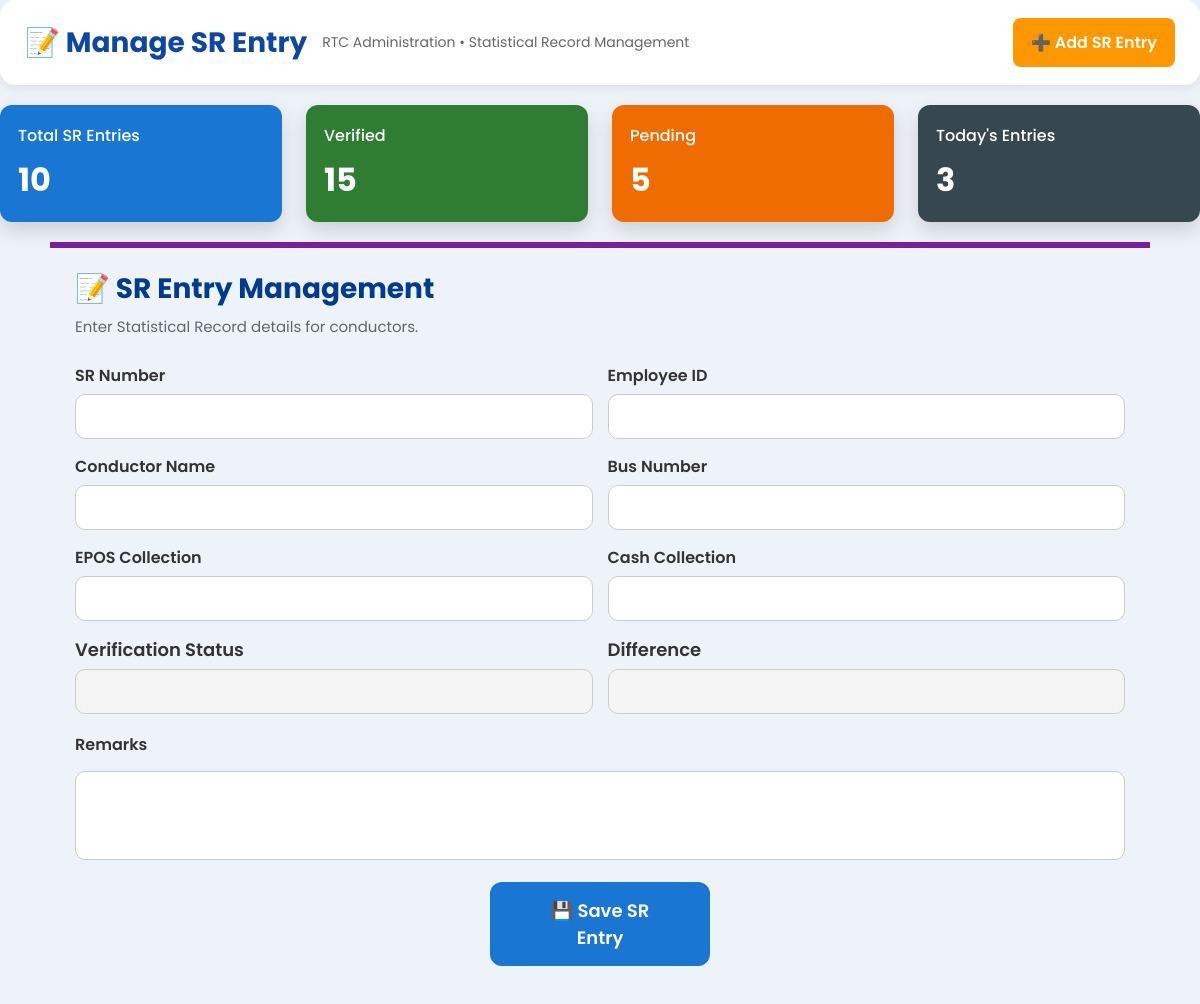
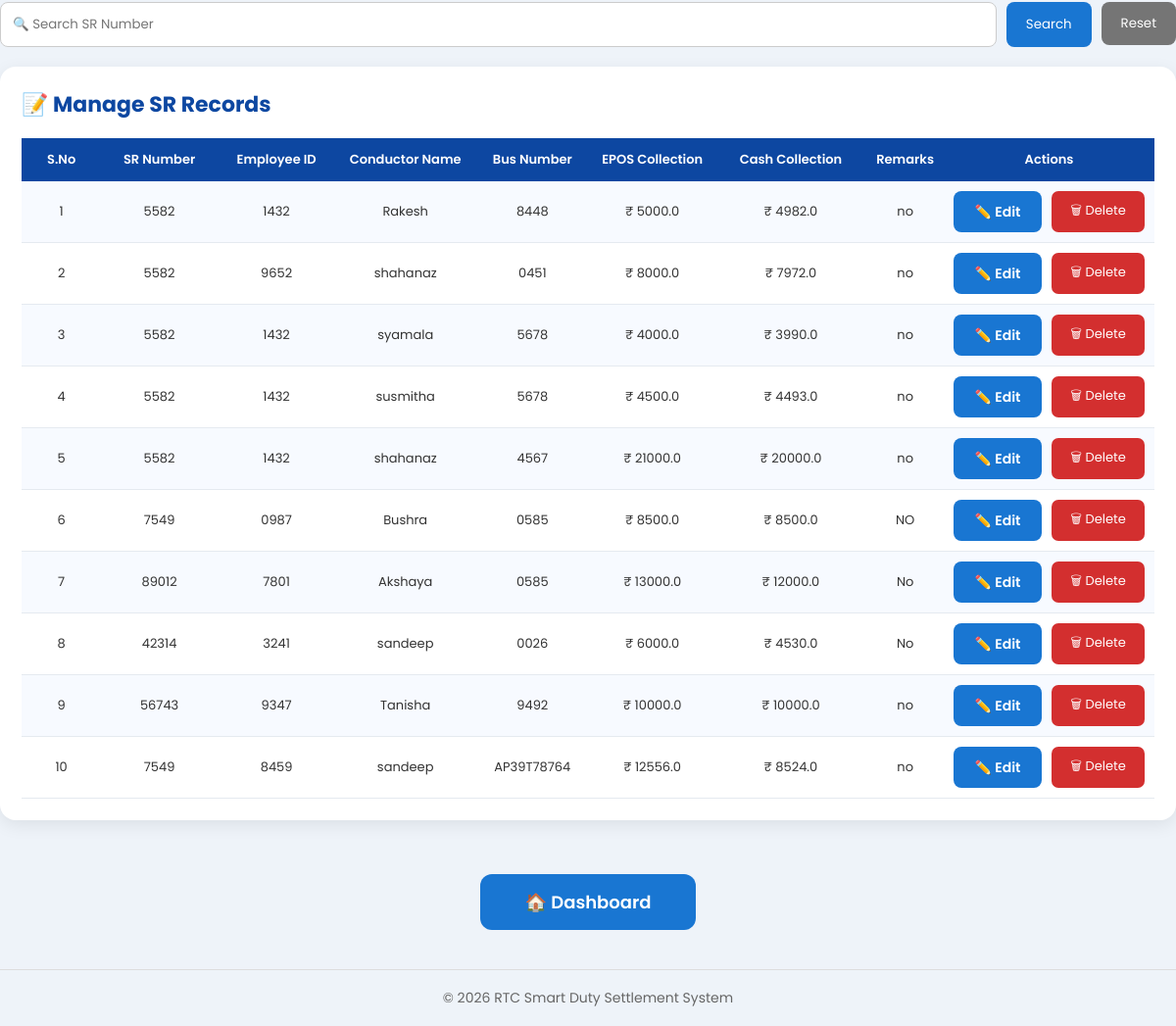
The app's page /sr with its own data (2 pictures, top to bottom).
### tables this page shows
CREATE TABLE sr(
    id INTEGER PRIMARY KEY AUTOINCREMENT,
    sr_number TEXT NOT NULL,
    employee_id TEXT NOT NULL,
    conductor_name TEXT NOT NULL,
    bus_number TEXT NOT NULL,
    epos_collection REAL NOT NULL,
    cash_collection REAL NOT NULL,
    remarks TEXT
);

### app.py (the view)
@app.route("/sr")
def sr():
    conn = get_db()
    cursor = conn.cursor()
    cursor.execute("""
        SELECT *
        FROM sr
        ORDER BY id DESC
    """)
    sr_records = cursor.fetchall()
    conn.close()
    return render_template(
        "sr.html",
        sr_records=sr_records
    )

### app.py (called while the page is built)
def get_db():
    conn = sqlite3.connect(
        "database.db",
        timeout=30,
        check_same_thread=False
    )
    conn.row_factory = sqlite3.Row
    conn.execute("PRAGMA journal_mode=WAL")
    conn.execute("PRAGMA busy_timeout=30000")
    return conn

### templates/sr.html (shortened to what this page needs)
<!DOCTYPE html>
<html lang="en">
<head>
    <link rel="stylesheet" href="{{ url_for('static', filename='style.css') }}">
</head>
<body>
<div class="header">
    <div class="header-left">
        <h1>📝 Manage SR Entry</h1>
        <p>RTC Administration • Statistical Record Management</p>
    </div>
    <div class="header-right">
        <a href="#srForm" class="add-btn">
            ➕ Add SR Entry
        </a>
    </div>
</div>
<div class="summary-grid">
    <div class="summary-card blue">
        <h4>Total SR Entries</h4>
        <h2>{{ sr_records|length }}</h2>
    </div>
    <div class="summary-card green">
        <h4>Verified</h4>
        <h2>15</h2>
    </div>
    <div class="summary-card orange">
        <h4>Pending</h4>
        <h2>5</h2>
    </div>
    <div class="summary-card dark">
        <h4>Today's Entries</h4>
        <h2>3</h2>
    </div>
</div>
<div class="form-card" id="srForm">
    <div class="section-header">
        <div>
            <h2>📝 SR Entry Management</h2>
            <p>Enter Statistical Record details for conductors.</p>
        </div>
    </div>
    <form action="/save_sr" method="POST">
        <div class="form-grid">
            <div>
                <label>SR Number</label>
                <input type="text" name="sr_number" required>
            </div>
            <div>
                <label>Employee ID</label>
                <input type="text" name="employee_id" required>
            </div>
            <div>
                <label>Conductor Name</label>
                <input type="text" name="conductor_name" required>
            </div>
            <div>
                <label>Bus Number</label>
                <input type="text" name="bus_number" required>
            </div>
            <div>
                <label>EPOS Collection</label>
                <input type="number" name="epos_collection" required>
            </div>
            <div>
                <label>Cash Collection</label>
                <input type="number" name="cash_collection" required>
            </div>
            <div class="form-group">
    <label>Verification Status</label>
    <input
        type="text"
        id="verification"
        readonly
        style="background:#f5f5f5;font-weight:bold;"
    >
</div>
<div class="form-group">
    <label>Difference</label>
    <input
        type="text"
        id="difference"
        readonly
        style="background:#f5f5f5;font-weight:bold;"
    >
</div>
        </div>
        <div style="margin-top:18px;">
            <label>Remarks</label>
            <textarea
                name="remarks"
                rows="3"
                style="width:100%;
                padding:12px;
                border:1px solid #ccc;
                border-radius:10px;
                resize:none;"></textarea>
        </div>
        <button type="submit" class="save-btn">
            💾 Save SR Entry
        </button>
    </form>
</div>
<div class="search-panel">
    <form action="/search_sr" method="GET" style="display:flex;width:100%;gap:10px;">
        <input
            type="text"
            name="sr_number"
            placeholder="🔍 Search SR Number">
        <button type="submit" class="search-btn">
            Search
        </button>
        <a href="/sr">
            <button type="button" class="reset-btn">
                Reset
            </button>
        </a>
    </form>
</div>
<div class="table-card">
    <h2>📝 Manage SR Records</h2>
    <table>
        <tr>
            <th>S.No</th>
            <th>SR Number</th>
            <th>Employee ID</th>
            <th>Conductor Name</th>
            <th>Bus Number</th>
            <th>EPOS Collection</th>
            <th>Cash Collection</th>
            <th>Remarks</th>
            <th>Actions</th>
        </tr>
        {% for sr in sr_records %}
        <tr>
            <td>{{ loop.index }}</td>
            <td>{{ sr[1] }}</td>
            <td>{{ sr[2] }}</td>
            <td>{{ sr[3] }}</td>
            <td>{{ sr[4] }}</td>
            <td class="cash-value">
                ₹ {{ sr[5] }}
            </td>
            <td class="cash-value">
                ₹ {{ sr[6] }}
            </td>
            <td class="remarks">
                {{ sr[7] }}
            </td>
            <td>
                <div class="action-buttons">
                    <a href="/edit_sr/{{ sr[0] }}" class="edit-btn">
                        ✏️ Edit
                    </a>
                    <a href="/delete_sr/{{ sr[0] }}"
                       class="delete-btn"
                       onclick="return confirm('Delete this SR Record?')">
                        🗑 Delete
                    </a>
                </div>
            </td>
        </tr>
        {% endfor %}
    </table>
</div>
<div class="report-buttons">
    <a href="/dashboard" class="save-btn">
        🏠 Dashboard
    </a>
</div>
<footer class="footer">
    © 2026 RTC Smart Duty Settlement System
</footer>
</body>
</html>

### records on screen
sr: sr_number "5582", employee "1432", conductor_name "Rakesh", bus_number "8448", epos_collection "5000.0", cash_collection "4982.0", remarks "no"
sr: sr_number "5582", employee "9652", conductor_name "shahanaz", bus_number "0451", epos_collection "8000.0", cash_collection "7972.0", remarks "no"
sr: sr_number "5582", employee "1432", conductor_name "syamala", bus_number "5678", epos_collection "4000.0", cash_collection "3990.0", remarks "no"
sr: sr_number "5582", employee "1432", conductor_name "susmitha", bus_number "5678", epos_collection "4500.0", cash_collection "4493.0", remarks "no"
sr: sr_number "5582", employee "1432", conductor_name "shahanaz", bus_number "4567", epos_collection "21000.0", cash_collection "20000.0", remarks "no"
sr: sr_number "7549", employee "0987", conductor_name "Bushra", bus_number "0585", epos_collection "8500.0", cash_collection "8500.0", remarks "NO"
sr: sr_number "89012", employee "7801", conductor_name "Akshaya", bus_number "0585", epos_collection "13000.0", cash_collection "12000.0", remarks "No"
sr: sr_number "42314", employee "3241", conductor_name "sandeep", bus_number "0026", epos_collection "6000.0", cash_collection "4530.0", remarks "No"
sr: sr_number "56743", employee "9347", conductor_name "Tanisha", bus_number "9492", epos_collection "10000.0", cash_collection "10000.0", remarks "no"
sr: sr_number "7549", employee "8459", conductor_name "sandeep", bus_number "AP39T78764", epos_collection "12556.0", cash_collection "8524.0", remarks "no"

### other values on screen
{{ sr_records|length }} "10"
